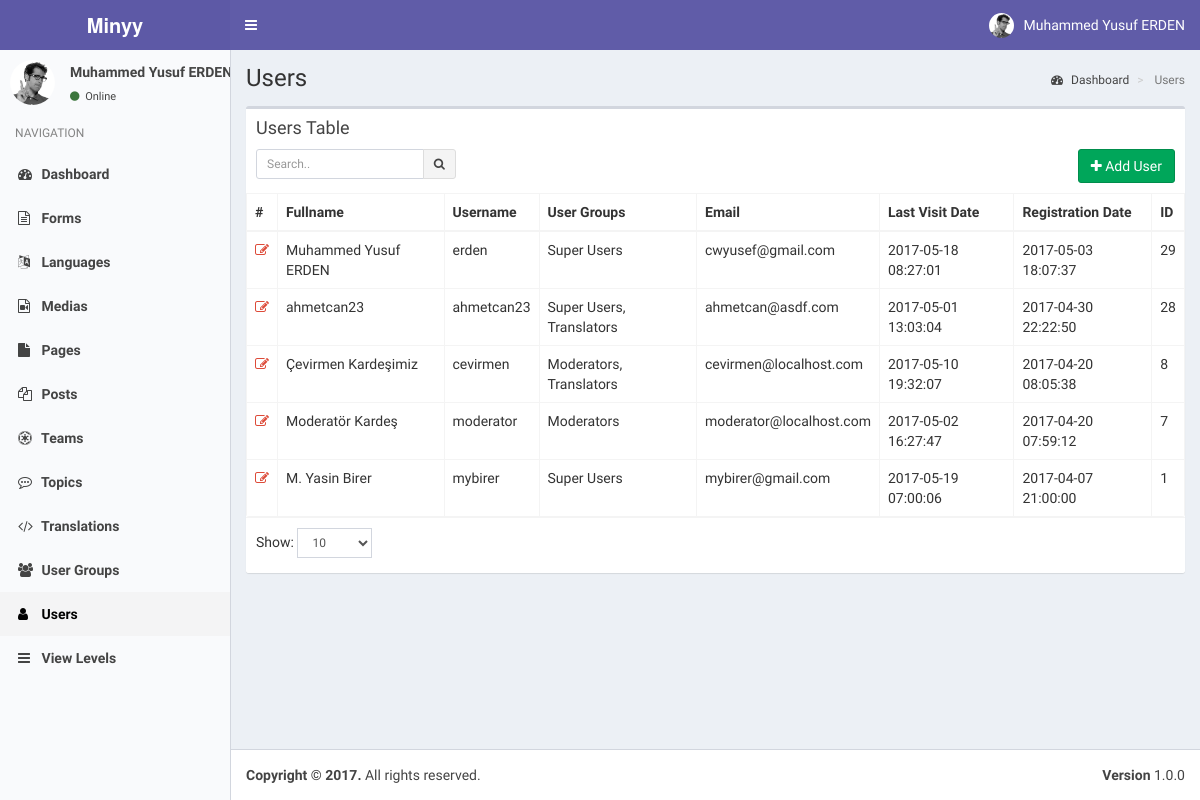
/index.php?controller=module&action=users (signed in), run on an earlier commit of the app's database.
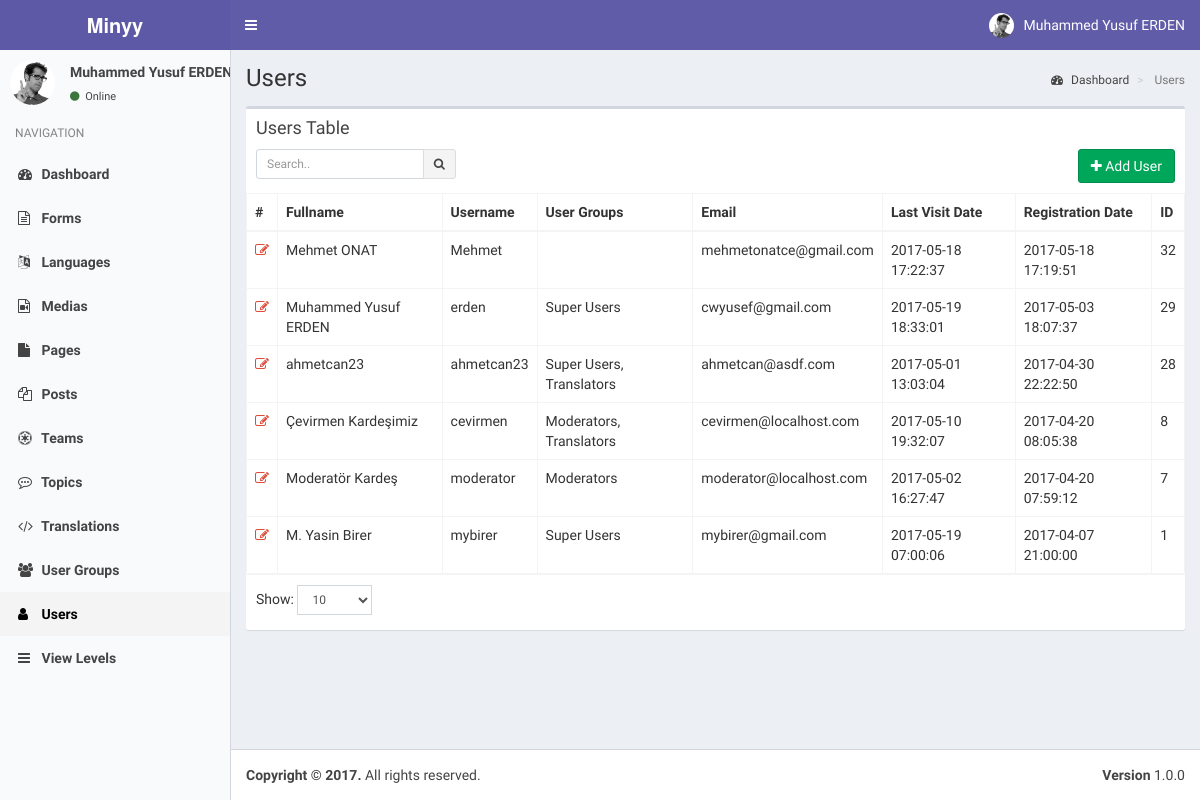
And on a later commit of the database.
### tables this page shows
CREATE TABLE IF NOT EXISTS `users` (
  `pk_user_id` int(11) NOT NULL AUTO_INCREMENT,
  `username` varchar(50) NOT NULL,
  `password` varchar(50) NOT NULL,
  `email` varchar(75) NOT NULL,
  `last_visit` timestamp NOT NULL DEFAULT CURRENT_TIMESTAMP,
  `fullname` varchar(50) DEFAULT NULL,
  `registration_date` timestamp NULL DEFAULT CURRENT_TIMESTAMP,
  PRIMARY KEY (`pk_user_id`)
);

CREATE TABLE IF NOT EXISTS `modules` (
  `pk_module_id` int(11) NOT NULL AUTO_INCREMENT,
  `name` varchar(20) NOT NULL,
  `icon` varchar(30) DEFAULT NULL,
  `module_key` varchar(20) NOT NULL,
  `does` text,
  `params` text,
  PRIMARY KEY (`pk_module_id`)
);

### helpers/view_helper.php (called while the page is built, shortened)
<?php
class ViewHelper
{
    private static $__layout='public';
    public static function getView($viewFolder,$viewFile){
        Functions::requireFile('views/'.$viewFolder,$viewFile.'.php');
    }
    public static function setLayout($layout){
        self::$__layout=$layout;
    }
    public static function getHeader(){
        require_once('views/'.self::$__layout.'_header.php');
    }
}
?>

### controllers/users_controller.php (called while the page is built, shortened)
<?php
class UsersController implements ModuleInterface
{
    public static function getList($params=array()) {
        $search_term=isset($_GET['search_term']) ? Functions::clearString($_GET['search_term']) : "";
        $order_by=isset($_GET['order_by']) && !empty($_GET['order_by']) ? strtolower(Functions::clearString($_GET['order_by'])) : "id";
        $order_dir=isset($_GET['order_dir']) && !empty($_GET['order_dir']) ? strtolower(Functions::clearString($_GET['order_dir'])) : "desc";
        $limit=isset($_GET['limit']) && !empty($_GET['limit']) ? (int) Functions::clearString($_GET['limit']) : 20;
        $page=isset($_GET['page']) && !empty($_GET['page']) ? (int) Functions::clearString($_GET['page']) : 1;
        $offset=($page-1)*$limit;
        $params=[
            "search_term"=>$search_term,
            "order_by"=>$order_by,
            "order_dir"=>$order_dir,
            "limit"=>$limit,
            "offset"=>$offset
        ];
        $objList = Users::getObjList($params);
        $gparams=[
            "search_term"=>"",
            "order_by"=>"name",
            "order_dir"=>"asc",
            "limit"=>"1000",
            "offset"=>"0"
        ];
        $groupList= UserGroups::getObjList($gparams);
        ViewHelper::getView('users','users');
    }
}
?>

### index.php (called while the page is built, shortened)
<?php
require_once('helpers/view_helper.php');
require_once('helpers/functions_helper.php');
require_once('helpers/module_helper.php');
require_once('models/users_model.php');
require_once('models/user_groups_model.php');
require_once('models/view_levels_model.php');
require_once('routes.php');

### models/users_model.php (called while the page is built, shortened)
<?php
class Users implements DatabaseObject {
    public $groups;
    public function __construct($pk_user_id,$username,$password,$email,$last_visit,$fullname,$registration_date){
        $this->fullname=$fullname;
        $this->groups=$this->getUserGroups($pk_user_id);
        $this->modules=$this->getUserModules($pk_user_id);
    }
    public static function getObjList($params){
        $list = [];
        $order_dirs=array("desc","asc");
        $key=array_search($params["order_dir"],$order_dirs);
        $order_dir=$order_dirs[($key) ? $key : 0];
        $order_columns=array("pk_user_id", "username", "email", "last_visit", "fullname", "registration_date");
        $key=array_search($params["order_by"],$order_columns);
        $order_by=$order_columns[($key) ? $key : 0];
        $limit=$params["limit"] ? $params["limit"] : "20";
        $offset=$params["offset"] ? $params["offset"] : "0";
        $query="SELECT * FROM users";
        $query.=" ORDER BY $order_by $order_dir LIMIT :offset , :limit";
        $db = Db::getInstance();
        $req = $db->prepare($query);
        $req->bindValue(':limit', intval($limit), PDO::PARAM_INT);
        $req->bindValue(':offset', intval($offset), PDO::PARAM_INT);
        $req->execute();
        foreach($req->fetchAll() as $obj) {
            $list[] = new Users( $obj['pk_user_id'],
                                $obj['username'],
                                $obj['password'],
                                $obj['email'],
                                $obj['last_visit'],
                                $obj['fullname'],
                                $obj['registration_date']);
        }
        return $list;
    }
    public static function getObj($id){
        try{
            $db = Db::getInstance();
            $id = intval($id);
            $req = $db->prepare('SELECT * FROM users WHERE pk_user_id = :pk_user_id');
            $req->execute(array('pk_user_id' => $id));
            $obj = $req->fetch();
            if($obj){
                return new Users( $obj['pk_user_id'],
                                    $obj['username'],
                                    $obj['password'],
                                    $obj['email'],
                                    $obj['last_visit'],
                                    $obj['fullname'],
                                    $obj['registration_date']);
            }
            else{
                return [];
            }
        }
        catch (PDOException $e){
            return $e->getMessage();
        }
    }
    public function getUserGroups($id){
        try{
            $db = Db::getInstance();
            $id = intval($id);
            $req = $db->prepare('SELECT * FROM user_usergroup_map WHERE pk_user_id = :pk_user_id');
            $req->execute(array('pk_user_id' => $id));
            $list=[];
            foreach($req->fetchAll() as $obj) {
                $list[]= $obj['pk_group_id'];
            }
            return $list;
        }
        catch (PDOException $e){
            return $e->getMessage();
        }
    }
    public function getUserModules(){
        $modules=[];
        $params=[
            "search_term"=>"",
            "order_by"=>"name",
            "order_dir"=>"asc",
            "limit"=>"1000",
            "offset"=>"0"
        ];
        $viewLevels=ViewLevels::getObjList($params);
        foreach($viewLevels as $viewObj){
            $voGroups=json_decode($viewObj->groups);
            $voModules=json_decode($viewObj->modules,true);
            foreach($this->groups as $uoGroup){
                if(in_array($uoGroup,$voGroups)){
                    $keys = array_keys($voModules);
                    foreach($keys as $key){
                        if(array_key_exists($key,$modules)){
                            $temp=array_merge($modules[$key],$voModules[$key]);
                            $modules[$key]=array_unique($temp);
                        }
                        else{
                            $modules[$key]=$voModules[$key];
                        }
                    }
                }
            }
        }
        ksort($modules);
        return $modules;
    }
}

### models/view_levels_model.php (called while the page is built, shortened)
<?php
class ViewLevels implements DatabaseObject {
    public function __construct($pk_view_level_id,$title,$groups,$modules){
        $this->groups=$groups;
        $this->modules=$modules;
    }
    public static function getObjList($params){
        $list = [];
        $order_dirs=array("desc","asc");
        $key=array_search($params["order_dir"],$order_dirs);
        $order_dir=$order_dirs[($key) ? $key : 0];
        $order_columns=array("pk_view_level_id", "title");
        $key=array_search($params["order_by"],$order_columns);
        $order_by=$order_columns[($key) ? $key : 0];
        $limit=$params["limit"] ? $params["limit"] : "20";
        $offset=$params["offset"] ? $params["offset"] : "0";
        $query="SELECT * FROM view_levels";
        $query.=" ORDER BY $order_by $order_dir LIMIT :offset , :limit";
        $db = Db::getInstance();
        $req = $db->prepare($query);
        $req->bindValue(':limit', intval($limit), PDO::PARAM_INT);
        $req->bindValue(':offset', intval($offset), PDO::PARAM_INT);
        $req->execute();
        foreach($req->fetchAll() as $obj) {
            $list[] = new ViewLevels( $obj['pk_view_level_id'],
                                $obj['title'],
                                $obj['groups'],
                                $obj['modules']);
        }
        return $list;
    }
}

### helpers/module_helper.php (called while the page is built, shortened)
<?php
class ModuleHelper
{
    public static function getModules(){
        try{
            $db = Db::getInstance();
            $req = $db->prepare('SELECT * FROM modules');
            $req->execute();
            $res=$req->fetchAll(PDO::FETCH_ASSOC);
            $returnArray=[];
            foreach($res as $obj){
                $returnArray[$obj['module_key']]=$obj;
            }
            return $returnArray;
        }
        catch(PDOException $e){
            return [];
            var_dump($e);
            die('Die...');
        }
    }
}
?>

### models/user_groups_model.php (called while the page is built, shortened)
<?php
class UserGroups implements DatabaseObject {
    public function __construct($pk_group_id,$name){
        $this->name=$name;
    }
    public static function getObjList($params){
        $list = [];
        $order_dirs=array("desc","asc");
        $key=array_search($params["order_dir"],$order_dirs);
        $order_dir=$order_dirs[($key) ? $key : 0];
        $order_columns=array("pk_group_id", "name");
        $key=array_search($params["order_by"],$order_columns);
        $order_by=$order_columns[($key) ? $key : 0];
        $limit=$params["limit"] ? $params["limit"] : "20";
        $offset=$params["offset"] ? $params["offset"] : "0";
        $query="SELECT * FROM user_groups";
        $query.=" ORDER BY $order_by $order_dir LIMIT :offset , :limit";
        $db = Db::getInstance();
        $req = $db->prepare($query);
        $req->bindValue(':limit', intval($limit), PDO::PARAM_INT);
        $req->bindValue(':offset', intval($offset), PDO::PARAM_INT);
        $req->execute();
        foreach($req->fetchAll() as $obj) {
            $list[] = new UserGroups( $obj['pk_group_id'],
                                $obj['name']);
        }
        return $list;
    }
}

### views/users/users.php (the view, shortened to what the rows shown need)
<?php ViewHelper::getHeader(); ?>
<?php
    global $objList;
    global $params;
    global $groupList;
?>
<section class="content-header">
    <h1>
    </h1>
    <ol class="breadcrumb">
    <li><a href="index.php"><i class="fa fa-dashboard"></i> <?php T::__("Dashboard"); ?></a></li>
    <li class="active"> <?php T::__("Users"); ?></li>
    </ol>
</section>
<section class="content">
    <div class="row">
    <div class="col-xs-12">
        <div class="box">
        <div class="box-header">
            <h3 class="box-title"><?php T::__("Users Table"); ?></h3>
            <div class="box-toolbox">
            <form id="search-form">
            <div class="input-group input-group-sm pull-left search-form">
                <input type="text" name="table_search" class="form-control pull-right" placeholder="<?php T::__("Search.."); ?>" <?php echo !empty(Functions::getUrlVariableValue("search_term")) ? "value='".htmlspecialchars(urldecode(Functions::getUrlVariableValue("search_term")))."'" : ""; ?> />
                <div class="input-group-btn">
                <button type="submit" class="btn btn-default"><i class="fa fa-search"></i></button>
                </div>
            </div>
            </form>
            <button type="button" data-toggle="openModal" data-target="#addUserModal" class="btn btn-success pull-right">
                <i class="fa fa-plus"></i> <?php T::__("Add User"); ?>
            </button>
            </div>
        </div>
        <div class="box-body table-responsive no-padding">
            <table class="table table-hover table-bordered">
            <thead>
                <tr>
                    <th>#</th>
                    <th><?php T::__("Fullname"); ?></th>
                    <th><?php T::__("Username"); ?></th>
                    <th><?php T::__("User Groups"); ?></th>
                    <th><?php T::__("Email"); ?></th>
                    <th><?php T::__("Last Visit Date"); ?></th>
                    <th><?php T::__("Registration Date"); ?></th>
                    <th><?php T::__("ID"); ?></th>
                </tr>
            </thead>
            <tbody>
            <?php $i=$params['offset']+1; foreach($objList as $user): ?>
            <tr data-id="<?php echo $user->pk_user_id; ?>">
                <td><a data-toggle="tooltip" title="Düzenle" class="text-red" href="index.php?controller=module&action=users&do=edit&id=<?php echo $user->pk_user_id; ?>"><i class="fa fa-edit"></i></a></td>
                <td class="has-link"><?php echo $user->fullname; ?></td>
                <td class="has-link"><?php echo $user->username; ?></td>
                <td class="has-link">
                    <?php
                        $grpstr=[];
                        foreach($groupList as $groupObj){
                            if(in_array($groupObj->pk_group_id,$user->groups)){
                                $grpstr[]=$groupObj->name;
                            }
                        }
                        echo implode(", ",$grpstr);
                    ?>
                </td>
                <td class="has-link"><?php echo $user->email; ?></td>
                <td class="has-link"><?php echo $user->last_visit; ?></td>
                <td class="has-link"><?php echo $user->registration_date; ?></td>
                <td class="has-link"><?php echo $user->pk_user_id; ?></td>
            </tr>
            <?php endforeach; ?>
            </tbody></table>
        </div>
        <div class="box-footer clearfix">
            <div class="table-length dataTables_length pull-left">
                <label><?php T::__("Show:"); ?>
                    <select name="limit" class="form-control input-sm">
                    <option value="10" <?php echo Functions::getUrlVariableValue("limit")=="10" ? "selected" : ""; ?>>10</option>
                    </select>
                </label>
            </div>
        </div>
        </div>
    </div>
    </div>
</section>

### views/static/header.php (shortened to what the rows shown need)
<?php
global $currentUser;
?>
<a href="index.php" class="logo">
    <span class="logo-lg"><b>Minyy</b></span>
</a>
<nav class="navbar navbar-static-top">
    <a href="#" class="sidebar-toggle" data-toggle="offcanvas" role="button">
    </a>
    <div class="navbar-custom-menu">
    <ul class="nav navbar-nav">
        <li class="dropdown user user-menu">
        <a href="#" class="dropdown-toggle" data-toggle="dropdown">
            <img src="assets/img/user2-160x160.jpg" class="user-image" alt="User Image">
            <span class="hidden-xs"><?php echo $currentUser->fullname; ?></span>
        </a>
            </li>
        </ul>
    </div>
</nav>

### views/static/sidebar.php
<?php
global $currentUser;
global $MODULES;
?>
<section class="sidebar">
    <div class="user-panel">
    <div class="pull-left image">
        <img src="assets/img/user2-160x160.jpg" class="img-circle" alt="User Image">
    </div>
    <div class="pull-left info">
        <p><?php echo $currentUser->fullname; ?></p>
        <a href="#"><i class="fa fa-circle text-success"></i> <?php echo T::__('Online'); ?></a>
    </div>
    </div>
    <ul class="sidebar-menu">
    <li class="header"><?php echo T::__('NAVIGATION'); ?></li>
    <?php
    foreach($currentUser->modules as $module=>$moduleProps):
    ?>
    <li class="<?php echo Functions::isActive($module); ?>">
        <a href="index.php?controller=module&action=<?php echo $module; ?>"><i class="fa <?php echo $MODULES[$module]["icon"]; ?>"></i> <?php echo $MODULES[$module]["name"]; ?></a>
    </li>
    <?php endforeach; ?>
    </ul>
</section>

What changed in the data, as far as the page shows it:
changed users "Muhammed Yusuf ERDEN": last_visit "2017-05-18 08:27:01" → "2017-05-19 18:33:01"
added users: fullname "Mehmet ONAT", username "Mehmet", email "mehmetonatce@gmail.com", last_visit "2017-05-18 17:22:37", registration_date "2017-05-18 17:19:51", pk_user_id "32"
